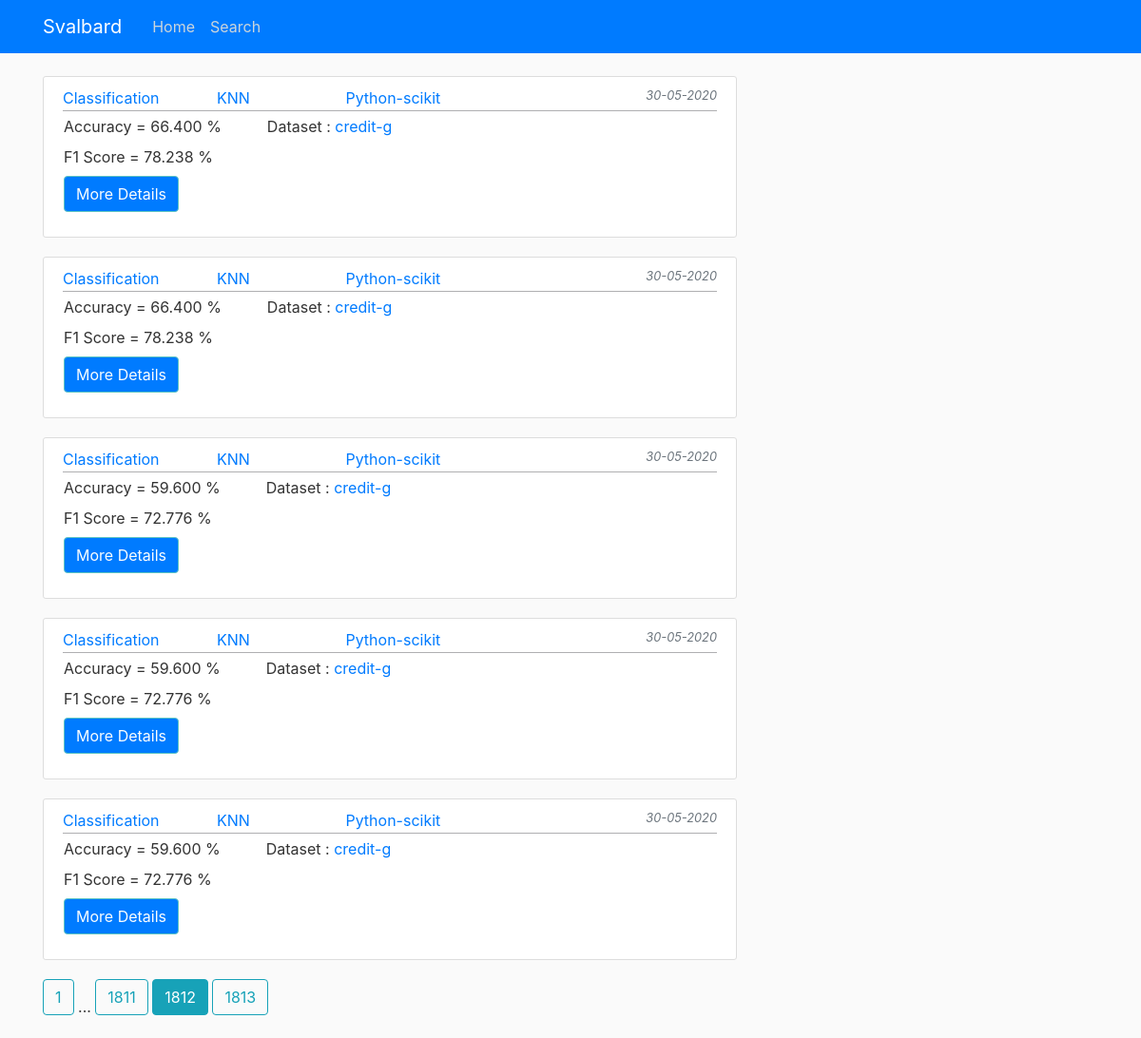
Page /home?page=1812 on the earlier database version.
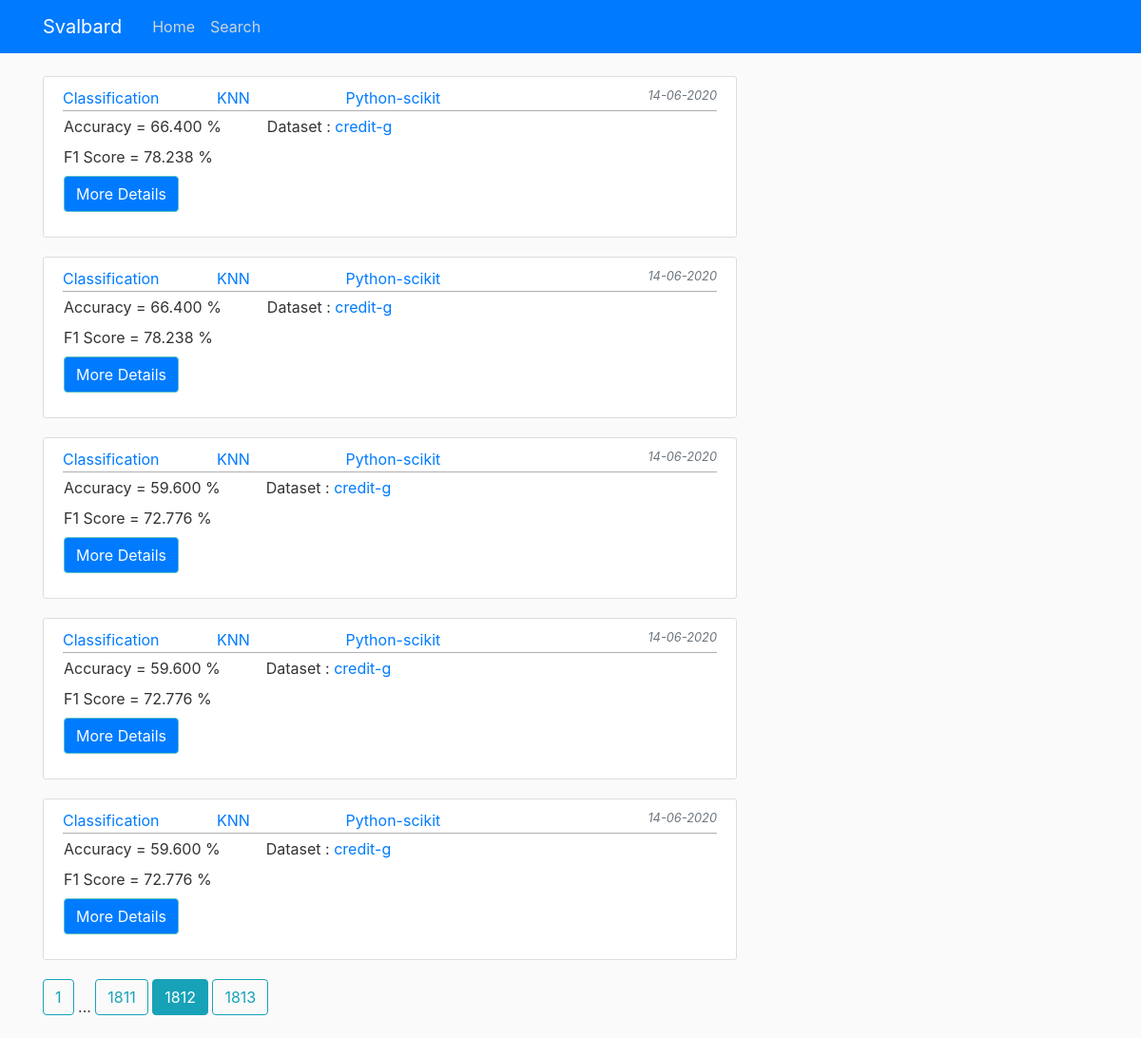
Same page on the later database version.
### Svalbard/models.py (models this page shows, shortened)
class Result(db.Model):
    id = db.Column(db.Integer, primary_key=True)
    eID = db.Column(db.String(100), nullable=False, unique=True)
    fID = db.Column(db.String(100), nullable=False)
    dataset_id = db.Column(db.Integer, db.ForeignKey(
        'dataset.id'), nullable=False)
    task = db.Column(db.String(15), nullable=False)
    process = db.Column(db.String(20), nullable=False)
    platform = db.Column(db.String(15), nullable=False)
    metricsid = db.Column(db.Integer, db.ForeignKey(
        Metrics.id), nullable=False)
    date_posted = db.Column(db.DateTime, nullable=False,
                            default=datetime.utcnow)

class Metrics(db.Model):
    id = db.Column(db.Integer, primary_key=True)
    Accuracy = db.Column(db.Float, nullable=False)
    Precision = db.Column(db.Float, nullable=False)
    F1_Score = db.Column(db.Float, nullable=False)
    Recall = db.Column(db.Float, nullable=False)
    Time = db.Column(db.Float, nullable=False)
    Model = db.Column(db.String(100), nullable=False, default='Not Available')
    details = db.relationship('Result', backref='details', lazy=True)

class Dataset(db.Model):
    id = db.Column(db.Integer, primary_key=True)
    fID = db.Column(db.String(100), unique=True, nullable=False)
    dataset_name = db.Column(db.String(50), unique=True, nullable=False)
    csv_link = db.Column(db.String(150), unique=True,
                         nullable=False, default='Web')
    size = db.Column(db.Integer, default=0)
    Meta = db.relationship('Metadata', backref='details', lazy=True)
    data = db.relationship('Result', backref='dataset', lazy=True)

### Svalbard/routes.py (the view)
@app.route("/")
@app.route("/home")
def home():
    page = request.args.get('page', 1, type=int)
    results = Result.query.order_by(
        Result.date_posted.desc()).paginate(page=page, per_page=5)
    return render_template('home.html', results=results)

### Svalbard/templates/home.html (shortened to what this page needs)
{% extends "layout.html" %}
{% block content %}
    {% for result in results.items %}
        <article class="media content-section">
          <div class="media-body">
            <div class="article-metadata">
              <a class="mr-2" href="{{ url_for('process', process=result.process) }}">{{ result.process }}</a>
              <a class="mx-5" href="{{ url_for('ML_task', task=result.task) }}">{{ result.task }}</a>
              <a class="mx-5" href="{{ url_for('ML_platform', platform=result.platform) }}">{{ result.platform}}</a>
              <small  class="text-muted font-italic float-right">{{ result.date_posted.strftime('%d-%m-%Y') }}</small>
            </div>
            <div class='row mr-2'>
              <div class='column ml-3'>
                <div>Accuracy = {{'%0.3f' | format(result.details.Accuracy *100)}} %</div>
                <div class='mt-2'>F1 Score = {{'%0.3f' | format(result.details.F1_Score *100)}} %</div>
                <p class='mt-2'>
                  <button class="btn newRule btn-primary collapsed" type="button" data-toggle="collapse" data-target="#collapseExample - {{result.id}}" aria-expanded="false" aria-controls="collapseExample - {{result.id}}">
                  </button>
                </p>
              </div>
              <div class='column mx-5'>
                <div>Dataset : <a href="{{ url_for('ML_dataset', dataset=result.dataset.id) }}">{{ result.dataset.dataset_name}}</a></div>
              </div>
            </div>
          </div>
        </article>
        {% endfor %}
        {% for page_num in results.iter_pages(left_edge=1, right_edge=1, left_current=1, right_current=2) %}
      {% if page_num %}
        {% if results.page == page_num %}
          <a class="btn btn-info mb-4" href="{{ url_for('home', page=page_num) }}">{{ page_num }}</a>
        {% else %}
          <a class="btn btn-outline-info mb-4" href="{{ url_for('home', page=page_num) }}">{{ page_num }}</a>
        {% endif %}
      {% else %}
        ...
      {% endif %}
    {% endfor %}
{% endblock content %}

### Svalbard/templates/layout.html (shortened to what this page needs)
<!DOCTYPE html>
<html>
<head>
    <link rel="stylesheet" href="https://maxcdn.bootstrapcdn.com/bootstrap/4.0.0/css/bootstrap.min.css">
    <link rel="stylesheet" type="text/css" href="{{ url_for('static', filename='main.css') }}">
</head>
<body>
    <header class="site-header">
      <nav class="navbar navbar-expand-md navbar-dark bg-primary fixed-top">
        <div class="container">
          <a class="navbar-brand mr-4" href="/">Svalbard</a>
          <div class="collapse navbar-collapse" id="navbarToggle">
            <div class="navbar-nav mr-auto">
              <a class="nav-item nav-link" href="{{ url_for('home') }}">Home</a>
              <a class="nav-item nav-link" href="{{ url_for('search') }}">Search</a>
            </div>
          </div>
        </div>
      </nav>
    </header>
    <main role="main" class="container">
      <div class="row">
        <div class="col-md-8">
          {% block content %}
          {% endblock %}
        </div>
      </div>
    </main>
</body>
</html>

### Svalbard/static/main.css (style rules this page uses)
body { background: #fafafa; color: #333333; margin-top: 5rem; }
.site-header .navbar-nav .nav-link { color: #cbd5db; }
.content-section { background: #ffffff; padding: 10px 20px; border: 1px solid #dddddd; border-radius: 3px; margin-bottom: 20px; }
.article-metadata { padding-bottom: 1px; margin-bottom: 4px; border-bottom: 1px solid #e3e3e3 }
.article-metadata { padding-bottom: 1px; margin-bottom: 4px; border-bottom: 1px solid #afafb1 }
button.btn.collapsed.newRule:before { content:'More Details' ; }
button.btn.newRule:before { content:'Less Details' ; }
.btn-primary { color: #fafdff; background-color: bg-primary; border-color: #5bc2c2 }

Differences in the rows shown:
changed Result (number 1 of 5 on the later page): date_posted "30-05-2020" → "14-06-2020"
changed Result (number 2 of 5 on the later page): date_posted "30-05-2020" → "14-06-2020"
changed Result (number 3 of 5 on the later page): date_posted "30-05-2020" → "14-06-2020"
changed Result (number 4 of 5 on the later page): date_posted "30-05-2020" → "14-06-2020"
changed Result (number 5 of 5 on the later page): date_posted "30-05-2020" → "14-06-2020"
